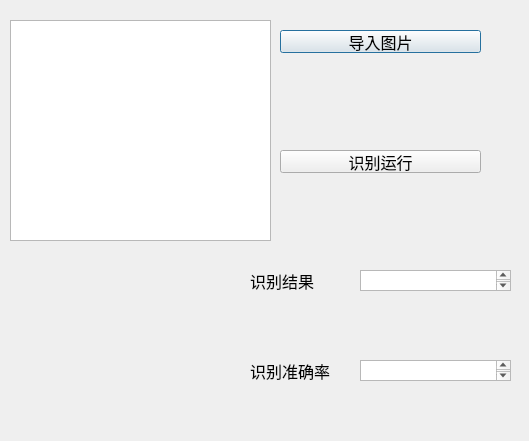
<?xml version="1.0" encoding="UTF-8"?>
<ui version="4.0">
 <class>Dialog</class>
 <widget class="QDialog" name="Dialog">
  <property name="geometry">
   <rect>
    <x>0</x>
    <y>0</y>
    <width>529</width>
    <height>441</height>
   </rect>
  </property>
  <property name="windowTitle">
   <string>三叶青十分类器</string>
  </property>
  <property name="styleSheet">
   <string notr="true">*{
	font-size:16px;
}</string>
  </property>
  <widget class="QLabel" name="label_result">
   <property name="geometry">
    <rect>
     <x>250</x>
     <y>270</y>
     <width>81</width>
     <height>21</height>
    </rect>
   </property>
   <property name="text">
    <string>识别结果</string>
   </property>
  </widget>
  <widget class="QLabel" name="label_pred">
   <property name="geometry">
    <rect>
     <x>250</x>
     <y>360</y>
     <width>81</width>
     <height>21</height>
    </rect>
   </property>
   <property name="text">
    <string>识别准确率</string>
   </property>
  </widget>
  <widget class="QPushButton" name="pushButton_input">
   <property name="geometry">
    <rect>
     <x>280</x>
     <y>30</y>
     <width>201</width>
     <height>23</height>
    </rect>
   </property>
   <property name="text">
    <string>导入图片</string>
   </property>
  </widget>
  <widget class="QPushButton" name="pushButton_run">
   <property name="geometry">
    <rect>
     <x>280</x>
     <y>150</y>
     <width>201</width>
     <height>23</height>
    </rect>
   </property>
   <property name="text">
    <string>识别运行</string>
   </property>
  </widget>
  <widget class="QGraphicsView" name="graphicsView_input">
   <property name="geometry">
    <rect>
     <x>10</x>
     <y>20</y>
     <width>261</width>
     <height>221</height>
    </rect>
   </property>
  </widget>
  <widget class="QPlainTextEdit" name="plainTextEdit_result">
   <property name="geometry">
    <rect>
     <x>360</x>
     <y>270</y>
     <width>151</width>
     <height>21</height>
    </rect>
   </property>
  </widget>
  <widget class="QPlainTextEdit" name="plainTextEdit_pred">
   <property name="geometry">
    <rect>
     <x>360</x>
     <y>360</y>
     <width>151</width>
     <height>21</height>
    </rect>
   </property>
  </widget>
 </widget>
 <resources/>
 <connections/>
</ui>
